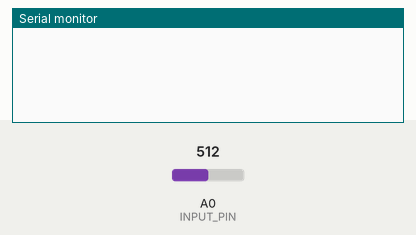
This sketch was run on a simulated Arduino Uno, built with avr-gcc and run on an emulated ATmega328P. On the bench: the last lines printed to the serial monitor. The inputs (shaded band) are chosen by the test bench; at power-on: A0 (INPUT_PIN) = 512.

Above: at 1.2 s.
1.3 s: A0 (INPUT_PIN) set to 716
At 2.31 s:
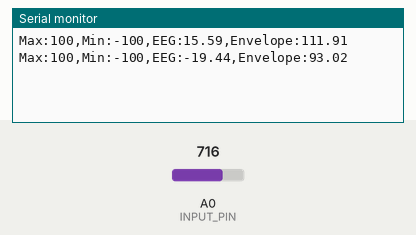
3.6 s: A0 (INPUT_PIN) set to 900
At 3.7 s:
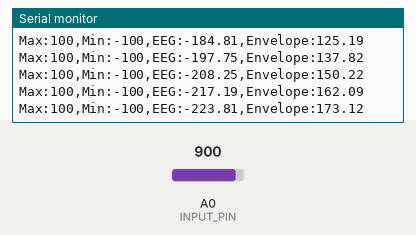
Timing chart, 0 to 6.6 s (numbered marks = the images above; inputs shaded):
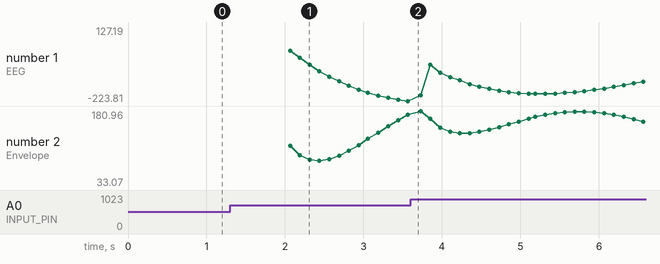

The sketch:

eeg_filter.ino
```cpp
// (licence header left out)
#define SAMPLE_RATE 256
#define BAUD_RATE 115200
#define INPUT_PIN A0

// ---- Plotter settings ----
#define PLOT_EVERY 4      // send 1 of every 4 samples -> 64 points/sec, so the plot scrolls slower
#define Y_LIMIT 100       // fixed top/bottom lines so the plotter doesn't keep rescaling
#define WARMUP_MS 2000    // skip the filter's start-up spike

void setup() {
  Serial.begin(BAUD_RATE);
}

void loop() {
  // Calculate elapsed time
  static unsigned long past = 0;
  unsigned long present = micros();
  unsigned long interval = present - past;
  past = present;

  // Run timer
  static long timer = 0;
  timer -= interval;

  if (timer < 0) {
    timer += 1000000 / SAMPLE_RATE;

    // Sample and filter EVERY time (the filter needs the full 256 Hz rate)
    float sensor_value = analogRead(INPUT_PIN);
    float signal = EEGFilter(sensor_value);

    // Envelope: a smoothed measure of how strong the signal is
    static float envelope = 0;
    envelope += (fabs(signal) - envelope) * 0.05;

    // Only print some samples so the plot is readable
    static byte count = 0;
    if (++count >= PLOT_EVERY) {
      count = 0;
      if (millis() > WARMUP_MS) {
        Serial.print("Max:");      Serial.print(Y_LIMIT);
        Serial.print(",Min:");     Serial.print(-Y_LIMIT);
        Serial.print(",EEG:");     Serial.print(signal);
        Serial.print(",Envelope:");Serial.println(envelope);
      }
    }
  }
}

// Band-Pass Butterworth IIR digital filter, generated using filter_gen.py.
// Sampling rate: 256.0 Hz, frequency: [0.5, 29.5] Hz.
// Filter is order 4, implemented as second-order sections (biquads).
float EEGFilter(float input) {
  float output = input;
  {
    static float z1, z2;
    float x = output - -0.95391350*z1 - 0.25311356*z2;
    output = 0.00735282*x + 0.01470564*z1 + 0.00735282*z2;
    z2 = z1; z1 = x;
  }
  {
    static float z1, z2;
    float x = output - -1.20596630*z1 - 0.60558332*z2;
    output = 1.00000000*x + 2.00000000*z1 + 1.00000000*z2;
    z2 = z1; z1 = x;
  }
  {
    static float z1, z2;
    float x = output - -1.97690645*z1 - 0.97706395*z2;
    output = 1.00000000*x + -2.00000000*z1 + 1.00000000*z2;
    z2 = z1; z1 = x;
  }
  {
    static float z1, z2;
    float x = output - -1.99071687*z1 - 0.99086813*z2;
    output = 1.00000000*x + -2.00000000*z1 + 1.00000000*z2;
    z2 = z1; z1 = x;
  }
  return output;
}
```

Measured:
- after the input at 1.3 s, the serial monitor: prints a new line after 0.77 s (image 1)
- plotted number 1: -223.81 → 127.19 after the input at 3.6 s
- plotted number 2: 173.12 → 114.73 after the input at 3.6 s
